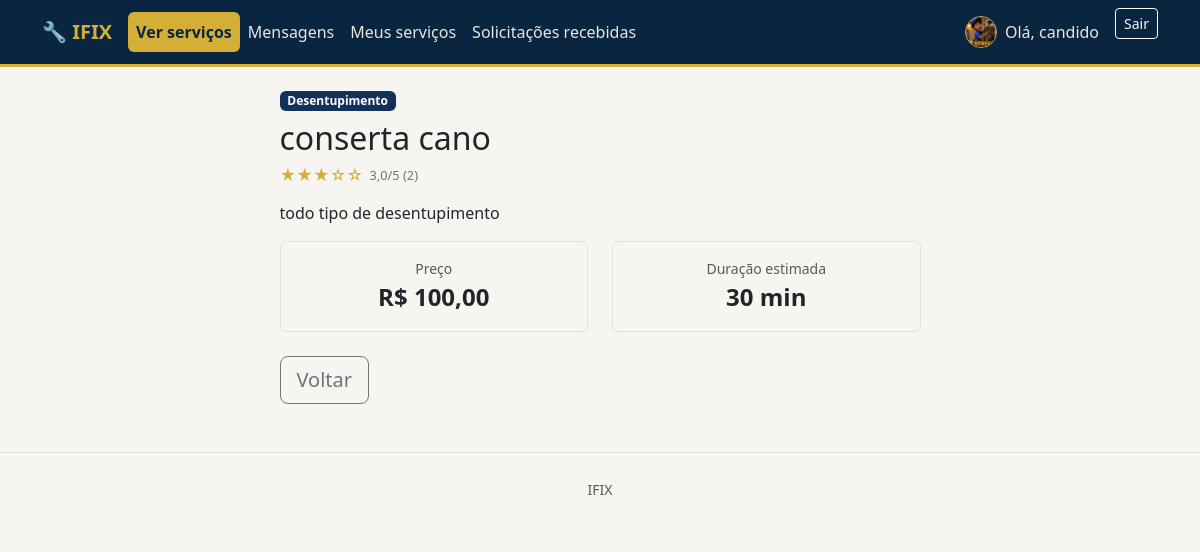
The page /servicos/1/ (signed in) on the database its author committed.
### accounts/models.py (models this page shows, shortened)
class Profile(models.Model):
    TIPO_USUARIO = 'usuario'
    TIPO_PROFISSIONAL = 'profissional'
    TIPO_CHOICES = (
        (TIPO_USUARIO, 'Usuário'),
        (TIPO_PROFISSIONAL, 'Profissional'),
    )
    user = models.OneToOneField(
        settings.AUTH_USER_MODEL,
        on_delete=models.CASCADE,
        related_name='profile',
    )
    tipo = models.CharField(max_length=15, choices=TIPO_CHOICES, verbose_name='Tipo de conta')
    telefone = models.CharField(max_length=20, blank=True, verbose_name='Telefone')
    endereco = models.CharField(max_length=255, blank=True, verbose_name='Endereço')
    numero = models.CharField(max_length=10, blank=True, verbose_name='Número')
    complemento = models.CharField(max_length=100, blank=True, verbose_name='Complemento')
    foto = models.FileField(upload_to='fotos_perfil/', blank=True, verbose_name='Foto de perfil')
    especialidade = models.CharField(
        max_length=255, blank=True,
        verbose_name='Especialidade/Área de atuação',
        help_text='Preenchido apenas para contas de profissionais.',
    )
    criado_em = models.DateTimeField(auto_now_add=True)
    class Meta:
        verbose_name = 'Perfil'
        verbose_name_plural = 'Perfis'
    @property
    def is_profissional(self):
        return self.tipo == self.TIPO_PROFISSIONAL
    @property
    def is_usuario(self):
        return self.tipo == self.TIPO_USUARIO

### services/models.py (models this page shows, shortened)
class Servico(models.Model):
    profissional = models.ForeignKey(
        settings.AUTH_USER_MODEL,
        on_delete=models.CASCADE,
        related_name='servicos',
        limit_choices_to={'profile__tipo': 'profissional'},
    )
    categoria = models.ForeignKey(
        CategoriaServico,
        on_delete=models.PROTECT,
        related_name='servicos',
    )
    nome = models.CharField(max_length=150, verbose_name='Nome do serviço')  # P4
    descricao = models.TextField(verbose_name='Descrição')  # P5
    preco = models.DecimalField(max_digits=10, decimal_places=2, verbose_name='Preço (R$)')  # P6
    duracao_minutos = models.PositiveIntegerField(verbose_name='Duração estimada (minutos)')  # P7
    disponivel = models.BooleanField(default=True, verbose_name='Disponível para usuários')  # P9
    criado_em = models.DateTimeField(auto_now_add=True)
    atualizado_em = models.DateTimeField(auto_now=True)
    class Meta:
        verbose_name = 'Serviço'
        verbose_name_plural = 'Serviços'
        ordering = ['-criado_em']

class CategoriaServico(models.Model):
    nome = models.CharField(max_length=100, unique=True)
    slug = models.SlugField(max_length=110, unique=True, blank=True)
    icone = models.CharField(
        max_length=30, blank=True,
        help_text='Nome de um emoji/ícone simples para exibir na listagem.',
    )
    class Meta:
        verbose_name = 'Categoria de serviço'
        verbose_name_plural = 'Categorias de serviço'
        ordering = ['nome']

### services/views.py (the view)
# urls.py: path('<int:pk>/', views.servico_detail, name='servico_detail'),  # U7
def servico_detail(request, pk):
    servico = get_object_or_404(
        Servico.objects.select_related('categoria', 'profissional').annotate(
            avaliacao_media=Avg('profissional__avaliacoes_recebidas__estrelas'),
            total_avaliacoes=Count('profissional__avaliacoes_recebidas', distinct=True),
        ),
        pk=pk,
        disponivel=True,
    )
    servico.avaliacao_estrelas = estrelas_da_media(servico.avaliacao_media)
    return render(request, 'services/servico_detail.html', {'servico': servico})

### services/context_processors.py (called while the page is built)
def notificacoes_mensagens(request):
    if not request.user.is_authenticated:
        return {
            'mensagens_nao_lidas': [],
            'total_mensagens_nao_lidas': 0,
            'total_solicitacoes_pendentes': 0,
        }
    mensagens = MensagemSolicitacao.objects.filter(
        Q(solicitacao__usuario=request.user)
        | Q(solicitacao__servico__profissional=request.user),
        lida=False,
    ).exclude(autor=request.user).select_related('solicitacao', 'solicitacao__servico', 'autor')
    return {
        'mensagens_nao_lidas': mensagens[:5],
        'total_mensagens_nao_lidas': mensagens.count(),
        'total_solicitacoes_pendentes': SolicitacaoServico.objects.filter(
            servico__profissional=request.user,
            status=SolicitacaoServico.STATUS_PENDENTE,
        ).count(),
    }

### services/models.py (called while the page is built)
def estrelas_da_media(media):
    if media is None:
        return ''
    estrelas_preenchidas = min(5, max(0, int(float(media) + 0.5)))
    return '★' * estrelas_preenchidas + '☆' * (5 - estrelas_preenchidas)

### services/templates/services/servico_detail.html (shortened to what this page needs)
{% extends "base.html" %}
{% block content %}
<div class="row justify-content-center">
    <div class="col-md-7">
        <div class="service-category-rating mb-2">
            <span class="badge text-bg-info">{{ servico.categoria.nome }}</span>
        </div>
        <h2>{{ servico.nome }}</h2>
        <div class="professional-info mb-3">
            <div class="professional-rating" aria-label="Avaliação do profissional">
                {% if servico.total_avaliacoes %}
                    <span class="rating-stars" aria-label="{{ servico.avaliacao_media|floatformat:1 }} de 5 estrelas">{{ servico.avaliacao_estrelas }}</span>
                    <span class="rating-score">{{ servico.avaliacao_media|floatformat:1 }}/5 ({{ servico.total_avaliacoes }})</span>
                {% else %}
                    <span class="rating-score">Ainda sem avaliações</span>
                {% endif %}
            </div>
        </div>
        <p>{{ servico.descricao }}</p>
        <div class="row mb-4">
            <div class="col-6">
                <div class="p-3 border rounded text-center">
                    <div class="text-muted small">Preço</div>
                    <div class="fs-4 fw-bold">R$ {{ servico.preco }}</div>
                </div>
            </div>
            <div class="col-6">
                <div class="p-3 border rounded text-center">
                    <div class="text-muted small">Duração estimada</div>
                    <div class="fs-4 fw-bold">{{ servico.duracao_minutos }} min</div>
                </div>
            </div>
        </div>
        <a href="{% url 'services:servico_list' %}" class="btn btn-outline-secondary btn-lg">Voltar</a>
    </div>
</div>
{% endblock %}

### templates/base.html (shortened to what this page needs)
{% load static %}
<!DOCTYPE html>
<html lang="pt-br">
<head>
    <link href="https://cdn.jsdelivr.net/npm/bootstrap@5.3.3/dist/css/bootstrap.min.css" rel="stylesheet">
    <link href="{% static 'css/style.css' %}?v=3" rel="stylesheet">
</head>
<body>
<nav class="navbar navbar-expand-lg navbar-dark bg-dark mb-4">
    <div class="container">
        <a class="navbar-brand fw-bold" href="{% url 'home' %}">🔧 IFIX</a>
        <div class="collapse navbar-collapse" id="nav">
            <ul class="navbar-nav me-auto">
                <li class="nav-item">
                    <a class="nav-link {% if request.resolver_match.url_name == 'servico_list' or request.resolver_match.url_name == 'servico_detail' or request.resolver_match.url_name == 'servico_solicitar' %}active{% endif %}" href="{% url 'services:servico_list' %}">Ver serviços</a>
                </li>
                {% if user.is_authenticated %}
                    <li class="nav-item">
                        <a class="nav-link {% if '/servicos/mensagens/' in request.path or '/servicos/solicitacao/' in request.path %}active{% endif %}" href="{% url 'services:mensagens' %}">
                            Mensagens{% if total_mensagens_nao_lidas %} <span class="badge text-bg-danger">{{ total_mensagens_nao_lidas }}</span>{% endif %}
                        </a>
                    </li>
                {% endif %}
                {% if user.is_authenticated and user.profile.is_profissional %}
                    <li class="nav-item"><a class="nav-link " href="{% url 'services:meus_servicos' %}">Meus serviços</a></li>
                    <li class="nav-item">
                        <a class="nav-link " href="{% url 'services:solicitacoes_recebidas' %}">
                            Solicitações recebidas{% if total_solicitacoes_pendentes %} <span class="badge text-bg-danger">{{ total_solicitacoes_pendentes }}</span>{% endif %}
                        </a>
                    </li>
                {% endif %}
            </ul>
            <ul class="navbar-nav">
                {% if user.is_authenticated %}
                    <li class="nav-item">
                        <a class="nav-link d-flex align-items-center gap-2 {% if request.resolver_match.url_name == 'profile_edit' %}active{% endif %}" href="{% url 'accounts:profile_edit' %}">
                            {% if user.profile.foto %}
                                <img src="{{ user.profile.foto.url }}" alt="Foto de perfil" class="profile-avatar">
                            {% else %}
                                <span class="profile-avatar profile-avatar-placeholder" aria-label="Sem foto de perfil">{{ user.username|first|upper }}</span>
                            {% endif %}
                            Olá, {{ user.first_name|default:user.username }}
                        </a>
                    </li>
                    <li class="nav-item">
                        <form method="post" action="{% url 'accounts:logout' %}" class="d-inline">
                            <button type="submit" class="btn btn-outline-light btn-sm ms-2">Sair</button>
                        </form>
                    </li>
                {% endif %}
            </ul>
        </div>
    </div>
</nav>
<div class="container mb-5">
    {% block content %}{% endblock %}
</div>
<footer class="text-center text-muted py-4 border-top">
    <small>IFIX</small>
</footer>
</body>
</html>

### static/css/style.css (style rules this page uses)
:root { --color-blue-dark: #0a2540; --color-blue: #14315c; --color-blue-light: #1f4a86; --color-gold: #d4af37; --color-gold-light: #f1d98b; --color-gold-dark: #a9821f; --color-bg: #f7f5ef; }
body { background-color: var(--color-bg); }
.navbar.bg-dark { background-color: var(--color-blue-dark) !important; border-bottom: 3px solid var(--color-gold); }
.navbar-brand { color: var(--color-gold) !important; }
.profile-avatar { display: block; width: 32px; height: 32px; border-radius: 50%; object-fit: cover; overflow: hidden; border: 1px solid var(--color-gold); }
.navbar .nav-link { color: #eae6da !important; }
.navbar .nav-item .nav-link.active { font-weight: 700; background-color: var(--color-gold) !important; color: var(--color-blue-dark) !important; border-radius: 0.375rem; }
.badge.text-bg-info { background-color: var(--color-blue) !important; color: #fff !important; }
.professional-rating { display: flex; align-items: center; gap: 0.4rem; flex-wrap: nowrap; }
.service-category-rating { display: flex; align-items: center; gap: 0.6rem; flex-wrap: wrap; }
.professional-info { display: flex; align-items: center; gap: 0.75rem; flex-wrap: wrap; }
.rating-stars { display: inline-block; color: var(--color-gold); font-size: 1rem; letter-spacing: 0; line-height: 1; }
.rating-score { color: #6c757d; font-size: 0.8rem; }

### rows shown on the page
Servico: categoria.nome "Desentupimento", nome "conserta cano", avaliacao_estrelas "★★★☆☆", avaliacao_media "3,0", total_avaliacoes "2", descricao "todo tipo de desentupimento", preco "100,00", duracao_minutos "30"

### other values the page prints
{{ user.first_name|default:user.username }} "candido"
